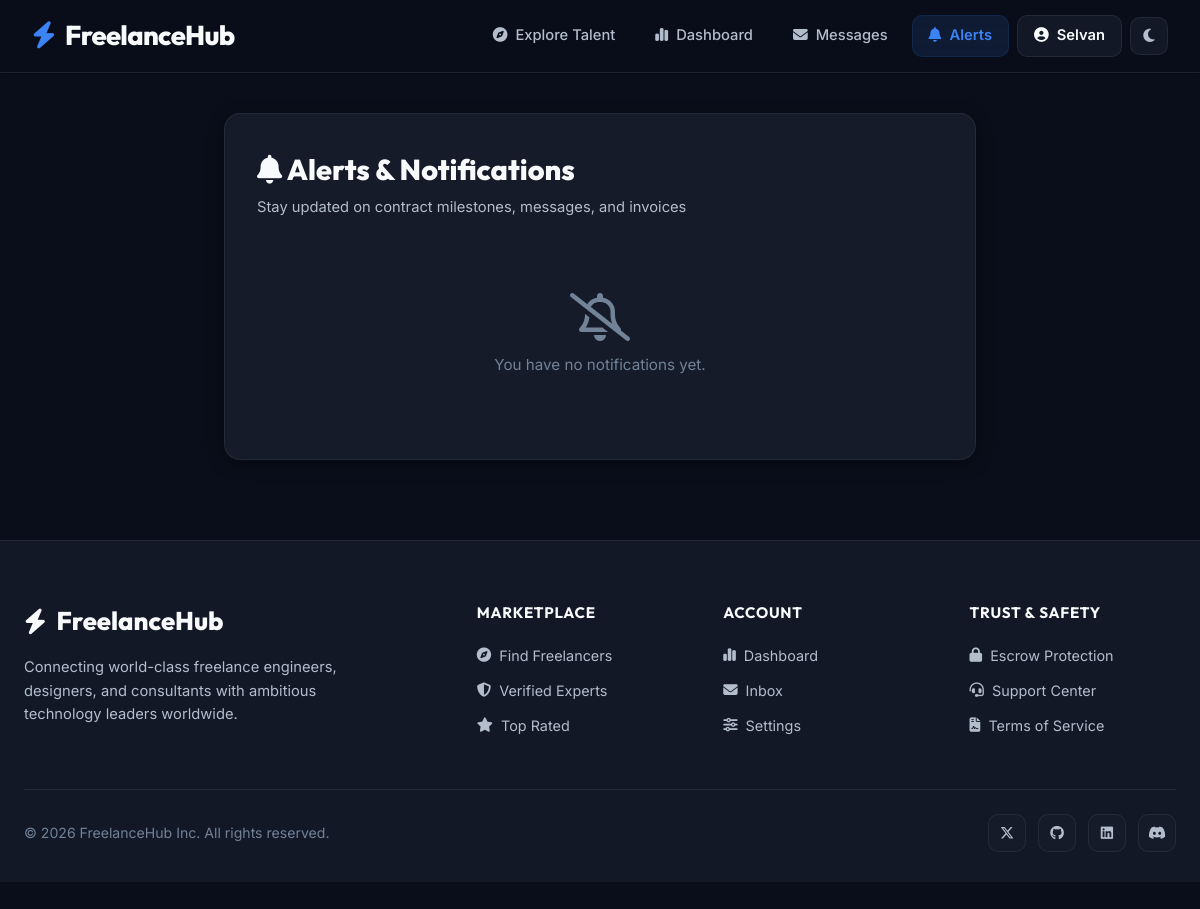
Before: /notifications/ (signed in) with the older database file.
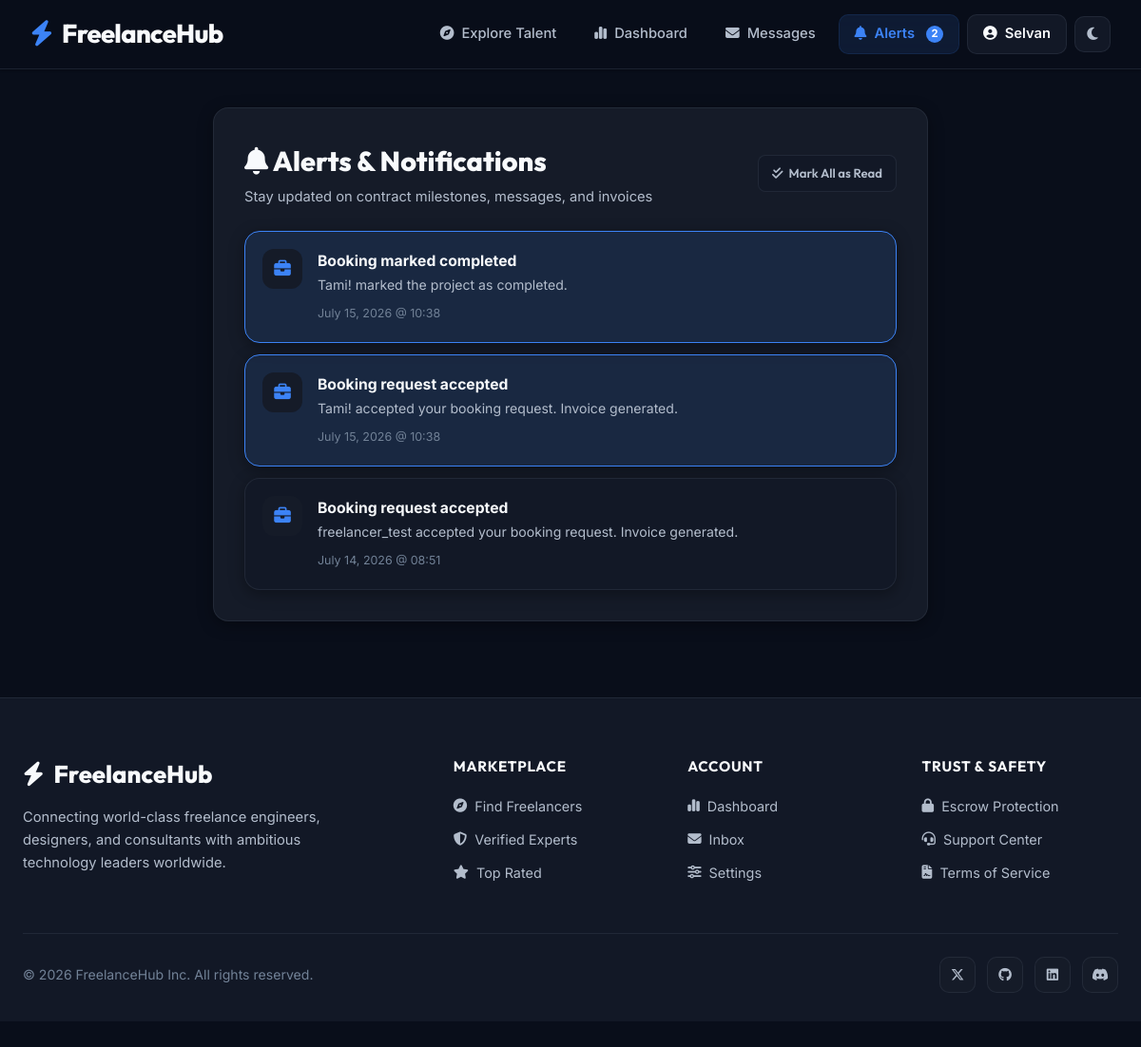
After: the same page with the newer database file.
### core/models.py (models this page shows, shortened)
class Notification(models.Model):
    TYPE_CHOICES = (
        ('booking', 'Booking Request'),
        ('payment', 'Payment'),
        ('message', 'Message'),
        ('profile', 'Profile Action'),
    )
    user = models.ForeignKey(User, on_delete=models.CASCADE, related_name='notifications')
    verb = models.CharField(max_length=100)
    description = models.TextField(blank=True, null=True)
    notification_type = models.CharField(max_length=20, choices=TYPE_CHOICES, default='booking')
    is_read = models.BooleanField(default=False)
    created_at = models.DateTimeField(auto_now_add=True)
    class Meta:
        indexes = [
            models.Index(fields=['user', 'is_read', '-created_at']),
            models.Index(fields=['user', '-created_at']),
        ]

### core/views.py (the view)
# urls.py: path('notifications/', views.notifications_list_view, name='notifications'),
@login_required
def notifications_list_view(request):
    notifs = Notification.objects.filter(user=request.user).order_by('-created_at')
    return render(request, "core/notifications.html", {"notifs": notifs})

### core/context_processors.py (called while the page is built)
def global_vars(request):
    if request.user.is_authenticated:
        return {
            'unread_notifications_count': Notification.objects.filter(user=request.user, is_read=False).count(),
            'unread_messages_count': Message.objects.filter(recipient=request.user, is_read=False).count()
        }
    return {
        'unread_notifications_count': 0,
        'unread_messages_count': 0
    }

### core/templates/core/notifications.html (shortened to what this page needs)
{% extends "core/base.html" %}
{% block content %}
<div class="container" style="max-width: 800px; padding-top: 40px;">
    <div class="card" style="padding: 32px;">
        <div style="display: flex; justify-content: space-between; align-items: center; margin-bottom: 24px; flex-wrap: wrap; gap: 12px;">
            <div>
                <h1 style="font-family: var(--font-outfit); font-size: 1.8rem; font-weight: 800; margin-bottom: 4px;"><i class="fa-solid fa-bell text-accent"></i> Alerts & Notifications</h1>
                <p style="color: var(--text-secondary); font-size: 0.92rem; margin: 0;">Stay updated on contract milestones, messages, and invoices</p>
            </div>
            {% if unread_notifications_count > 0 %}
                <a href="{% url 'mark_notifications_read' %}" class="btn-secondary-small" style="padding: 8px 14px; font-size: 0.82rem; background: var(--bg-surface); border: 1px solid var(--border-subtle); color: var(--text-secondary);"><i class="fa-solid fa-check-double"></i> Mark All as Read</a>
            {% endif %}
        </div>
        <div style="display: flex; flex-direction: column; gap: 12px;">
            {% for n in notifs %}
                <a href="{% if n.notification_type == 'message' %}{% url 'messages' %}{% elif n.notification_type == 'booking' %}{% url 'dashboard' %}#bookings{% elif n.notification_type == 'payment' %}{% url 'dashboard' %}#invoices{% else %}{% url 'dashboard' %}{% endif %}" class="card" style="display: flex; align-items: flex-start; gap: 16px; padding: 18px; text-decoration: none; color: inherit; background: var(--bg-surface); {% if not n.is_read %}border-color: var(--brand-primary); background: var(--brand-light);{% endif %}">
                    <div style="width: 42px; height: 42px; border-radius: 12px; background: var(--bg-card); display: flex; align-items: center; justify-content: center; font-size: 1.1rem; flex-shrink: 0;">
                        {% if n.notification_type == 'booking' %}
                            <i class="fa-solid fa-briefcase" style="color: var(--brand-primary);"></i>
                        {% elif n.notification_type == 'payment' %}
                            <i class="fa-solid fa-credit-card" style="color: var(--success);"></i>
                        {% elif n.notification_type == 'message' %}
                            <i class="fa-solid fa-comment-dots" style="color: var(--info);"></i>
                        {% else %}
                            <i class="fa-solid fa-circle-exclamation" style="color: var(--warning);"></i>
                        {% endif %}
                    </div>
                    <div style="flex: 1;">
                        <h4 style="font-size: 0.98rem; font-weight: 700; margin-bottom: 2px;">{{ n.verb }}</h4>
                        {% if n.description %}
                            <p style="font-size: 0.88rem; color: var(--text-secondary); margin-bottom: 6px; line-height: 1.5;">{{ n.description }}</p>
                        {% endif %}
                        <span style="font-size: 0.78rem; color: var(--text-tertiary);">{{ n.created_at|date:"F d, Y @ H:i" }}</span>
                    </div>
                </a>
            {% empty %}
                <div style="text-align: center; padding: 50px 20px; color: var(--text-tertiary);">
                    <i class="fa-regular fa-bell-slash" style="font-size: 3rem; margin-bottom: 12px;"></i>
                    <p style="font-size: 0.95rem;">You have no notifications yet.</p>
                </div>
            {% endfor %}
        </div>
    </div>
</div>
{% endblock %}

### core/templates/core/base.html (shortened to what the changed rows need)
{% load static %}
<!DOCTYPE html>
<html lang="en" data-theme="dark">
<head>
    <link rel="stylesheet" href="https://cdnjs.cloudflare.com/ajax/libs/font-awesome/6.6.0/css/all.min.css">
    <link rel="stylesheet" href="{% static 'core/css/style.css' %}?v=4.0">
</head>
<body>
    <nav class="nav-header">
        <div class="nav-links" id="navLinks">
            {% if user.is_authenticated %}
                <a href="{% url 'notifications' %}" class="{% if request.resolver_match.url_name == 'notifications' %}active{% endif %}">
                    <i class="fa-solid fa-bell"></i> Alerts
                    {% if unread_notifications_count > 0 %}
                        <span class="badge-count text-accent">{{ unread_notifications_count }}</span>
                    {% endif %}
                </a>
            {% else %}
                <a href="{% url 'login' %}"><i class="fa-solid fa-right-to-bracket"></i> Sign In</a>
                <a href="{% url 'signup' %}" class="btn-primary-small"><i class="fa-solid fa-user-plus"></i> Join Marketplace</a>
            {% endif %}
        </div>
    </nav>
    <main class="page-content">
        {% block content %}{% endblock %}
    </main>
</body>
</html>

Changed rows visible on the page:
added Notification: notification_type "booking" (drawn), verb "Booking marked completed", description "Tami! marked the project as completed.", created_at "July 15, 2026 @ 10:38"
added Notification: notification_type "booking" (drawn), verb "Booking request accepted", description "Tami! accepted your booking request. Invoice generated.", created_at "July 15, 2026 @ 10:38"
added Notification: notification_type "booking" (drawn), verb "Booking request accepted", description "freelancer_test accepted your booking request. Invoice generated.", created_at "July 14, 2026 @ 08:51", is_read True (drawn)
Other visible differences:
{{ unread_notifications_count }}: (not shown) → "2"
text no longer shown: "You have no notifications yet."
text now shown: "Mark All as Read"
